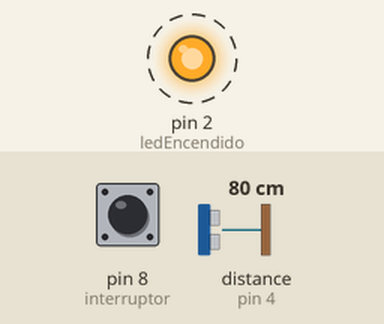
Simulated run of this sketch. Board: Arduino Uno, built with avr-gcc and run on an emulated ATmega328P. Parts: output pins drawn as LEDs (lit = HIGH). Wiring (inferred from the names in the program): ultrasonic range finder: trigger pin 7; echo pin 4. Dashed ring = blinking. The test bench sets the inputs (shaded band); at power-on: pin 8 (interruptor) LOW, distance to the obstacle (sensor on pin 4) 80 cm. The echo pulse lasts 58.3 µs per cm; pins used as bus, display or sensor lines are not drawn; what the sketch prints to the serial monitor is not drawn.

Above: at 0.2 s.
Timing chart, 0 to 3.0 s (numbered marks = the images above):
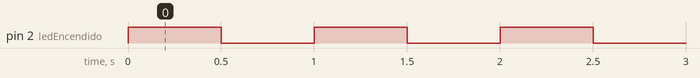

The sketch:

prueba.ino
```cpp
int ledEncendido = 2;
int echoSensor = 4;
int triggerSensor = 7;
int interruptor = 8;
bool interruptorPulsado = false;

void setup()
{
  pinMode(triggerSensor, OUTPUT);
  pinMode(echoSensor, INPUT);
  pinMode(interruptor, INPUT);
  pinMode(ledEncendido, OUTPUT);
  Serial.begin(9600);
  digitalWrite(ledEncendido, LOW);
}

void loop()
{
  if (interruptorPulsado == false) //Si la variable no es false esto se omite.
  {
    while (digitalRead(interruptor) == HIGH && interruptorPulsado == false)
    {
        //No se ejecuta nada en bucle hasta que pulsamos el interruptor.
    }
    for (int i=0; i<3; i++) //Parpadeamos un led para anunciar al usuario de que se va a iniciar el dispositivo.
    {
      digitalWrite(ledEncendido, HIGH);
      delay(500);
      digitalWrite(ledEncendido, LOW);
      delay(500);
    }
    interruptorPulsado = true; //Cambiamos el estado de la variable para que al volver a empezar el loop no se ejecute.
  }


  digitalWrite(ledEncendido, HIGH);
  medirDistancia();
}

void medirDistancia()
{
  digitalWrite(triggerSensor, LOW); //Nos aseguramos de que el sensor está en el estado correcto para empezar la medición.
  delayMicroseconds(2); //Esperamos 2 microsegundos.
  digitalWrite(triggerSensor, HIGH); //Empezamos a medir distáncia.
  delayMicroseconds(10);
  digitalWrite(triggerSensor, LOW); //Dejamos de medir distáncia.
  long duration = pulseIn(echoSensor, HIGH); //Con "pulseIn" esperamos hasta que el pin "echo" sea "HIGH" y medimos cuanto tarda en volver a ser "LOW".
  float distance = duration * 0.034 / 2; /*Calculamos la distáncia medida por el sensor en cm. Multiplicamos la duración del sonido entre 0,034(velocidad
                                         del sonido en el aire) entre 2(la ida y a vuelta)*/
  Serial.println(distance);
}
```

Measured:
- by itself, pin 2 (ledEncendido): alternates HIGH for 0.50 s and LOW for 0.50 s, 7 changes in all, then stays HIGH
